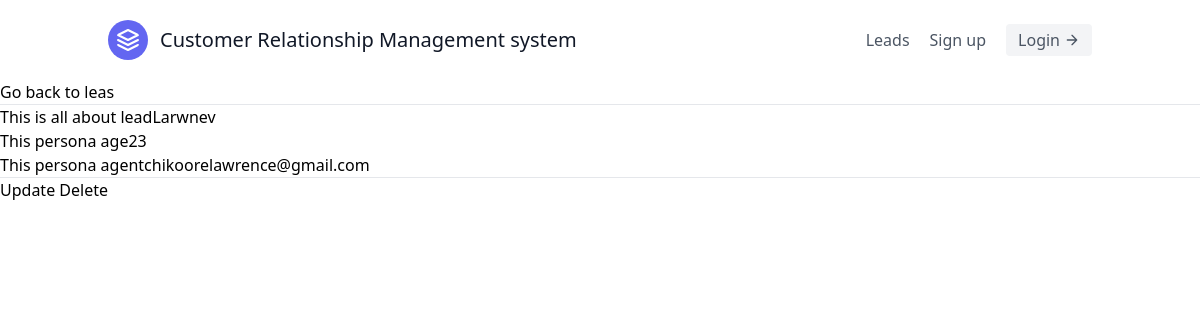
Page /leads/8/ on the committed database.
### leads/models.py (models this page shows, shortened)
class Lead(models.Model):
    first_name = models.CharField(max_length=20)
    last_name = models.CharField(max_length=20)
    age = models.IntegerField(default=0)
    agent = models.ForeignKey("Agent",on_delete=models.CASCADE)

class Agent(models.Model):
    user = models.OneToOneField(User,on_delete=models.CASCADE)
    def __str__(self):
        return self.user.email

class User(AbstractUser):
    pass

### leads/views.py (the view)
# urls.py: path('<int:pk>/',lead_detail,name = 'lead-detail'),
def lead_detail(request, pk):
    lead = Lead.objects.get(id=pk)
    context = {
        "lead":lead
    }
    return render(request, "leads/lead_deatails.html",context)

### leads/templates/leads/lead_deatails.html
{% extends "base.html"%}
{% block content %}
<a href="{% url 'leads:lead-list' %}">Go back to leas</a>
<hr>
<h1>This is all about lead{{ lead.first_name }}</h1>
<p>This persona age{{ lead.age }}</p>
<p>This persona agent{{ lead.agent }}</p>
<hr/>
<a href="{% url 'leads:lead-update' lead.pk %}">Update</a>
<a href="{% url 'leads:lead-delete' lead.pk %}">Delete</a>
{% endblock content %}

### rows in the picture
Lead: first_name "Larwnev", age "23", agent "chikoorelawrence@gmail.com"
